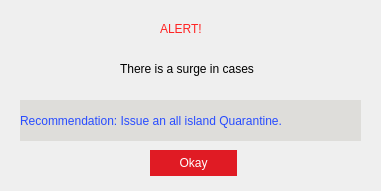
                      <widget class="QWidget" name="popout_box" native="true">
                       <property name="geometry">
                        <rect>
                         <x>370</x>
                         <y>270</y>
                         <width>381</width>
                         <height>191</height>
                        </rect>
                       </property>
                       <property name="styleSheet">
                        <string notr="true">#popout_box{
background-color: rgb(246, 245, 244);
border-radius: 10px;
}</string>
                       </property>
                       <widget class="QPushButton" name="dialog_button">
                        <property name="geometry">
                         <rect>
                          <x>150</x>
                          <y>150</y>
                          <width>87</width>
                          <height>26</height>
                         </rect>
                        </property>
                        <property name="styleSheet">
                         <string notr="true">color: rgb(255, 255, 255);
border: none;
background-color: rgb(224, 27, 36);</string>
                        </property>
                        <property name="text">
                         <string>Okay</string>
                        </property>
                       </widget>
                       <widget class="QLabel" name="label_74">
                        <property name="geometry">
                         <rect>
                          <x>160</x>
                          <y>20</y>
                          <width>66</width>
                          <height>18</height>
                         </rect>
                        </property>
                        <property name="styleSheet">
                         <string notr="true">font: 800 11pt &quot;Cantarell&quot;;
color:rgb(255, 34, 34);</string>
                        </property>
                        <property name="text">
                         <string>ALERT!</string>
                        </property>
                       </widget>
                       <widget class="QLabel" name="label_75">
                        <property name="geometry">
                         <rect>
                          <x>120</x>
                          <y>60</y>
                          <width>261</width>
                          <height>18</height>
                         </rect>
                        </property>
                        <property name="text">
                         <string>There is a surge in cases</string>
                        </property>
                       </widget>
                       <widget class="QLabel" name="label_76">
                        <property name="geometry">
                         <rect>
                          <x>20</x>
                          <y>100</y>
                          <width>341</width>
                          <height>41</height>
                         </rect>
                        </property>
                        <property name="styleSheet">
                         <string notr="true">background-color: rgb(222, 221, 218);
color: rgb(40, 76, 255);
font: 700 11pt &quot;Cantarell&quot;;</string>
                        </property>
                        <property name="text">
                         <string>Recommendation: Issue an all island Quarantine.</string>
                        </property>
                        <property name="wordWrap">
                         <bool>true</bool>
                        </property>
                       </widget>
                      </widget>
